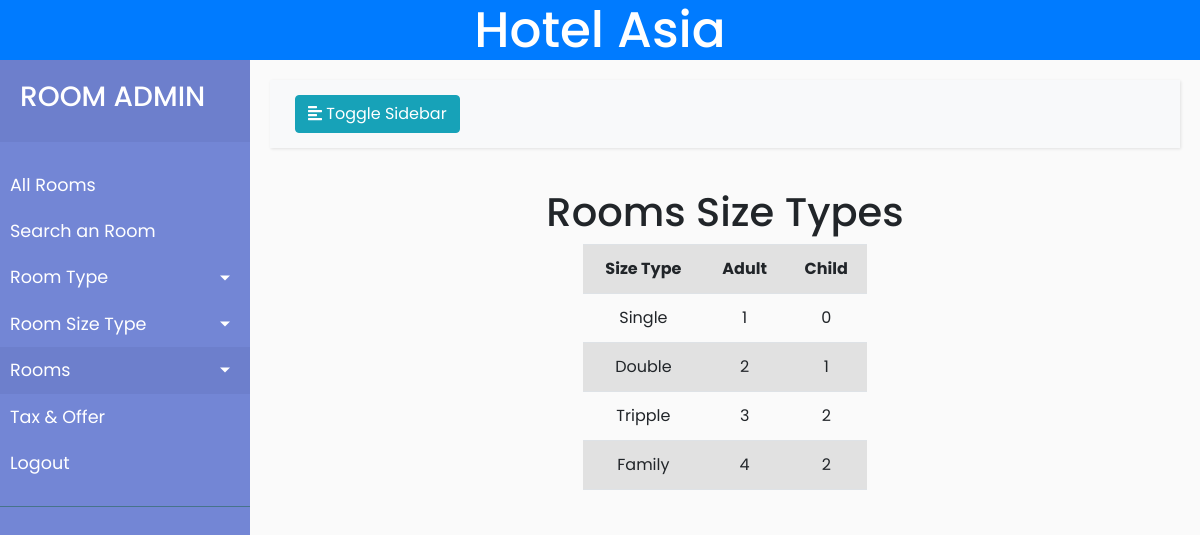
Screenshot of /admin/room/allSizeType.php (signed in) with the database file from the repository.
### tables this page shows
CREATE TABLE `size_type` (
  `id` int(11) NOT NULL,
  `size_type` varchar(100) NOT NULL,
  `adult` int(11) NOT NULL,
  `child` int(11) NOT NULL
);

### admin/room/allSizeType.php (the view, shortened to what this page needs)
<!doctype html>
<html>
<head>
  <link rel="stylesheet" href="css\bootstrap.css">
  <link rel="stylesheet" href="css\style.css">
  <link rel="stylesheet" href="css\roomtype.css">
</head>
<body>
  <?php
    include 'header.php';
    include 'sidebar.php';
    ?>
    <div class="container-flud">
      <div class="row">
        <h1>Rooms Size Types</h1>
      </div>
      <div class="row">
        <div class="col-sm-4 offset-sm-4">
        <table class="table table-striped">
    <?php
    $conn = mysqli_connect("localhost","root","","hms") or die("Connection failed");
    $sql = "Select * from size_type";
    $result = mysqli_query($conn, $sql) or die("Query failed1");
    ?>
    <tr>
      <th style="text-align: center;">Size Type</th>
      <th style="text-align: center;">Adult</th>
      <th style="text-align: center;">Child</th>
    </tr>
    <?php
    while($row = mysqli_fetch_assoc($result)){
     ?>
     <tr>
       <td style="text-align: center;"><?php echo $row['size_type']?></td>
       <td style="text-align: center;"><?php echo $row['adult']?></td>
       <td style="text-align: center;"><?php echo $row['child']?></td>
     </tr>
     <?php
       }
     ?>
   </table>
   </div>
    </div>
  </div>
</body>
</html>

### admin/room/css/style.css (style rules this page uses)
body { font-family: 'Poppins', sans-serif; background: #fafafa; }

### admin/room/css/roomtype.css (style rules this page uses)
h1 { text-align: center; }

### rows the page displays
size_type: size_type "Single", adult "1", child "0"
size_type: size_type "Double", adult "2", child "1"
size_type: size_type "Tripple", adult "3", child "2"
size_type: size_type "Family", adult "4", child "2"
